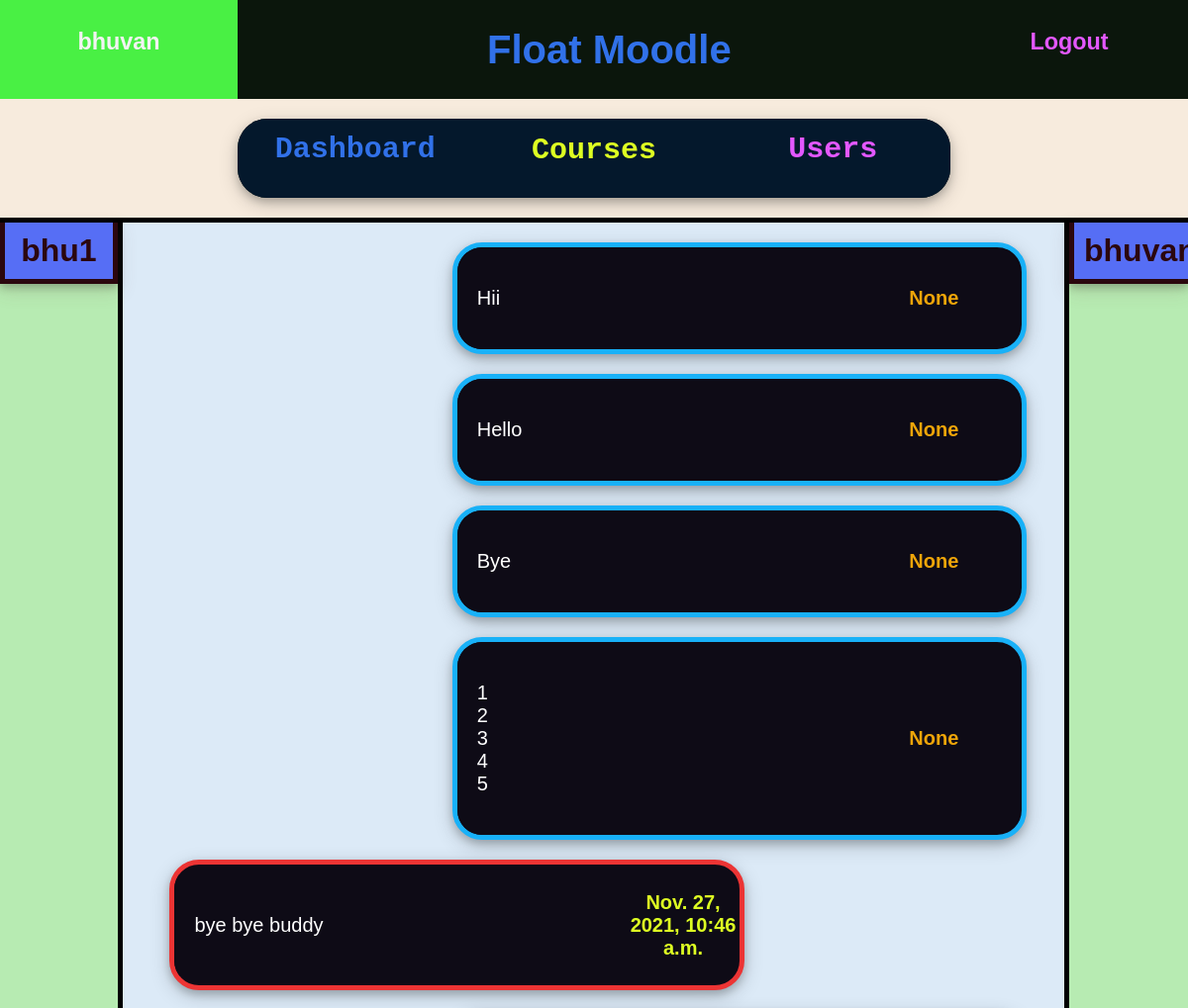
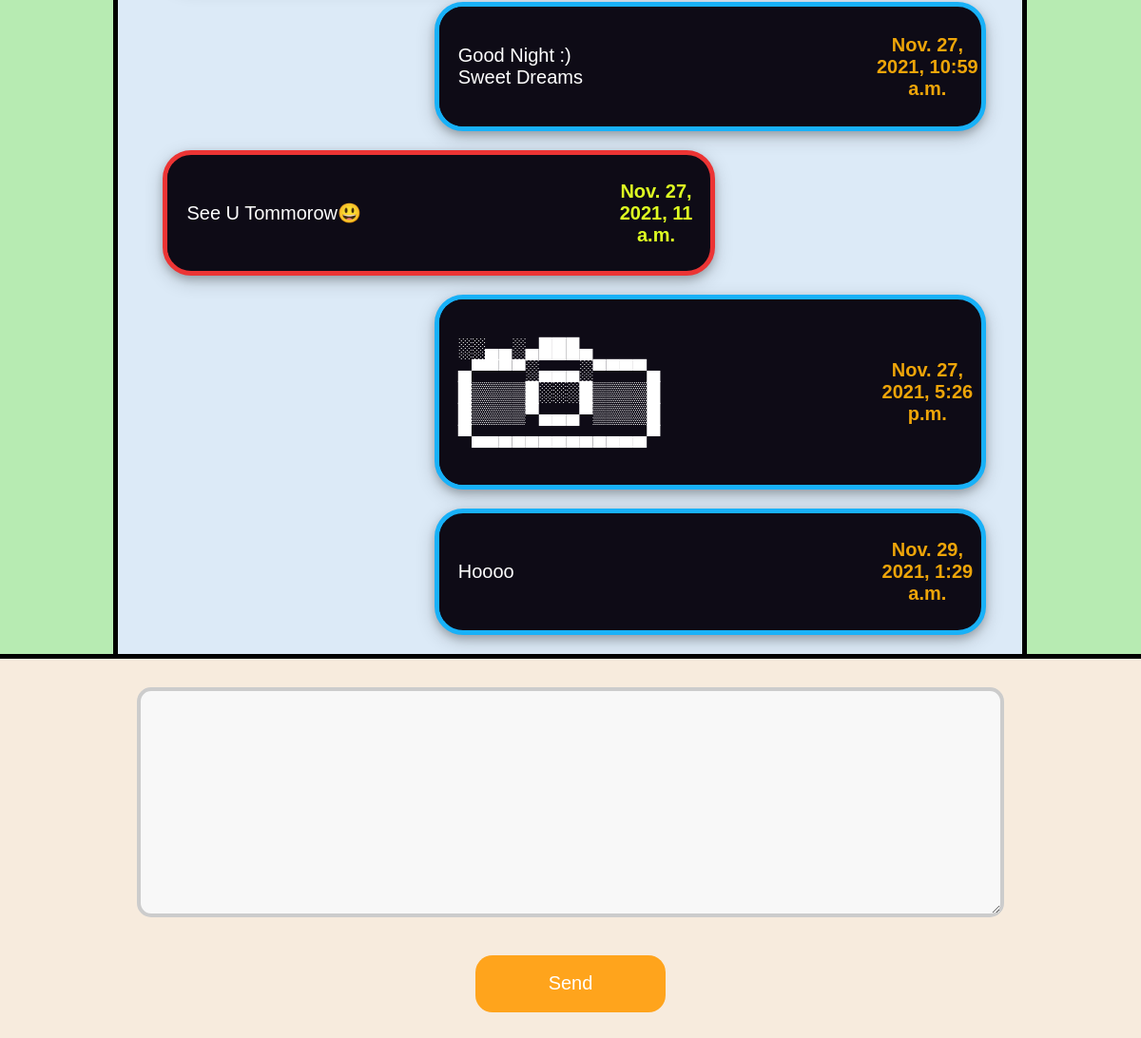
Page /chat/2/2/ (signed in) on the committed database (2 pictures, top to bottom).
### courses/models.py (models this page shows)
class DM(models.Model):
    user = models.ForeignKey(User,on_delete=models.CASCADE)
    message = models.CharField(max_length=500,default='**')
    time = models.DateTimeField(auto_now_add = True)
    chat = models.ForeignKey(Chat,on_delete=models.CASCADE)

### moodle/views.py (the view)
# urls.py: path('chat/<int:id1>/<int:id2>/',views.DirMsg,name = 'DM'),
def DirMsg(request,id1,id2):
	usr1 = request.user
	usr2 = User.objects.get(pk = id2)
	S1 = usr1.chats.all()
	S2 = usr2.chats.all()
	S = S1 & S2
	if len(S) == 0:
		C = Chat.objects.create()
		C.users.add(usr1)
		C.users.add(usr2)
		C.save()
	S1 = usr1.chats.all()
	S2 = usr2.chats.all()
	S = S1 & S2
	C = S[0]
	if request.method == 'POST':
		form = Messageform(request.POST)
		if form.is_valid():
			M = DM.objects.create(user = request.user,chat = C)
			M.message = form.cleaned_data['message']
			M.save()
			return redirect('DM',id1,id2)
	else:
		form = Messageform()
	args = {
		'form': form,
		'msgs': C.dm_set.all(),
		'user2': usr2,
	}
	return render(request,'accounts/DM.html',args)

### moodle/forms.py
class Messageform(forms.Form):
    message = forms.CharField(
        widget= forms.Textarea(
            attrs={'style': 'border-color: orange;' 'width: 80%;' 'height: 400px' 'padding: 12px 20px;' 'border: 4px solid #ccc;' 'border-radius: 15px;' 'background-color: #f8f8f8;' 'font-size: 20px;' 'font-family: Verdana, Geneva, Tahoma, sans-serif;' }
        ),
        label='Message',
        required=True,
        max_length=300
    )

### accounts/templates/accounts/DM.html (shortened to what this page needs)
{% extends 'base.html' %}
{% block content %}
<div class="Conth" style="height: 80px; width: 60%; align-self: center; margin: 20px 20%;  border-radius: 30px;     box-shadow: 0 4px 8px 0 rgba(0, 0, 0, 0.2), 0 6px 20px 0 rgba(0, 0, 0, 0.19);">
    <a href="{% url 'dashboard' %}" class="Conth hov2 ContL" style="width: 33%; height: 100%; display: block; text-decoration: none; ">
        <h2 style="margin-left: 0%; margin-top: 6%;">Dashboard</h2>
    </a>
    <a href="{% url 'CourseHome' %}" class="Conth hov1 ContL" style="width: 34%; height: 100%; display: block; text-decoration: none; ">
    <h2 style="margin-left: 0%; margin-top: 6%;">Courses</h2>
    </a>
    <a href="{% url 'chat' %}" class="Conth hov3 ContL" style="width: 33%; height: 100%; display: block; text-decoration: none; ">
      <h2 style="margin-left: 0%; margin-top: 6%;">Users</h2>
    </a>
</div>
<div class="Cbox" style="height: fit-content; width: 100%; border-width: 5px 0px; display: flex; background-color: rgb(220, 234, 247);">
  <div class="Cbox" style="width: 10%; height: auto; border-right-width: 5px ; background-color: rgb(183, 235, 178);">
    <div class="sideheadfont hov5" style="color: rgb(43, 7, 14); padding: 10px; border-width: 0px 5px 5px 5px;">
      <h1 style="margin: 0px;">{{ user2.username }}</h1>
    </div>
  </div>
  <div class="Cbox" style="width: 80%; height: auto; ">
    {% for msg in msgs %}
        {% if msg.user.username == user.username %}
            <div class="Conth hov13" style="height: fit-content; width: 60%; align-self: center; margin: 20px 5% 20px 35%;  border-radius: 30px;   border: 5px solid rgb(24, 177, 248);  box-shadow: 0 4px 8px 0 rgba(0, 0, 0, 0.2), 0 6px 20px 0 rgba(0, 0, 0, 0.19);">
              <div class="Conth hov13" style="width: 80%; height: 100%;">
                <div class="msg">
                  <p>{{ msg.message|linebreaks }}</p>
                  </div>
              </div>
              <div class="Conth hov14" style="width: 20%; height: auto;">
                <h4>        {{ msg.time }}</h4>
              </div>
            </div>
        {% else %}
            <div class="Conth hov15" style="height: fit-content; width: 60%; align-self: center; margin: 20px 35% 20px 5%;  border-radius: 30px;   border: 5px solid rgb(236, 52, 52);  box-shadow: 0 4px 8px 0 rgba(0, 0, 0, 0.2), 0 6px 20px 0 rgba(0, 0, 0, 0.19);">
              <div class="Conth hov15" style="width: 80%; height: 100%;">
                <div class="msg">
                  <p>{{ msg.message|linebreaks }}</p>
                  </div>
              </div>
              <div class="Conth hov16" style="width: 20%; height: auto;">
                <h4>        {{ msg.time }}</h4>
              </div>
            </div>
        {% endif %}
    {% endfor %}
  </div>
  <div class="Cbox" style="width: 10%; height: auto; border-left-width: 5px ; background-color: rgb(183, 235, 178);">
    <div class="sideheadfont hov5" style="color: rgb(43, 7, 14); padding: 10px; border-width: 0px 0px 5px 5px;">
      <h1 style="margin: 0px;">{{ user.username }}</h1>
    </div>
  </div>
</div>
<form method="post">
  {% for field in form %}
    <div style="text-align: center; margin: 30px;">
      {{field}}
    </div>
  {% endfor %}
  <div style="text-align: center; margin: 30px;">
    <button type="submit" class="B1 button4" style="text-align: center;">Send</button>
  </div>
</form>
{% endblock %}

### accounts/templates/base.html (shortened to what this page needs)
{% load static %}
<link rel="stylesheet" type="text/css" href="{% static 'accounts/style.css' %}">
<!DOCTYPE html>
<html>
<head>
</head>
<body>
    {% if user.is_authenticated %}
      <div class="Conth" style="height: 100px;">
        <a href="{% url 'dashboard' %}" class="Conth hov1" style="width: 20%; height: 100%; display: block; text-decoration: none; ">
          <h3 style="margin-left: 0%; margin-top: 12%;">{{ user.username }}</h3>
        </a>
        <div class="Conth hov2" style="width: 60%; height: 100%;">
          <h1 style="margin-left: 35%;">Float Moodle</h1>
        </div>
        <a href="{% url 'logout' %}" class="Conth hov3" style="width: 20%; height: 100%; display: block; text-decoration: none; ">
          <h3 style="margin-left: 0%; margin-top: 12%;">Logout</h3>
        </a>
      </div>
    {% endif %}
    {% block content %}
    {% endblock %}
</body>
</html>

### accounts/static/accounts/style.css (style rules this page uses)
.B1 { background-color: rgb(222, 255, 34); border: 2px solid black; color: rgb(38, 99, 231); padding: 8px 15px; text-align: center; display: inline-block; font-size: 20px; margin: 10px 30px; cursor: pointer; text-decoration:none; transition-duration: 0.4s; border-radius: 15px; }
.button4 { position: relative; display: inline-block; width: 200px; height: 60px; border-radius: 18px; background-color: #ffa41c; border: solid 1px transparent; color: #fff; font-size: 20px; font-weight: 300; cursor: pointer; transition: all .1s ease-in-out; }
body { margin: 0px; background-color: #f7ebdd; }
.Conth { border-style: solid ; border-width: 0px ; background-color: #0b160c; color: rgb(49, 113, 233); font-family: Verdana, Geneva, Tahoma, sans-serif; font-size: 20px; font-weight: 50; display: flex; text-align: center; align-items: center; position: relative; overflow: hidden; padding: 0px; }
.contL { background-color: #04182c; font-family:'Courier New', Courier, monospace; }
.hov1 { color: rgb(222, 255, 34); }
.hov3 { color: #e358ff; }
.Cbox { border-style: solid ; border-width: 0px ; border-color: black; }
.sideheadfont { font-family: Verdana, Geneva, Tahoma, sans-serif; text-align: center; margin: 0px; border: 0px; border-style: solid; background-color: #566ef5; box-shadow: 0 4px 8px 0 rgba(0, 0, 0, 0.2), 0 6px 20px 0 rgba(119, 77, 77, 0.19); }
.hov5 { color: #15031a; background-color: #566ef5; }
.msg { color: rgb(255, 255, 255); text-align: left; font-family: Verdana, Geneva, Tahoma, sans-serif; font-weight: 50; font-size: 20px; padding: 10px; margin: 10px ; width: auto; font-style: normal; }
.hov13 { background-color:#0E0B16; color: #12eb86; }
.hov14 { background-color: transparent; color: #eea509; }
.hov15 { background-color:#0E0B16; color: #12eb86; }
.hov16 { background-color: transparent; color: rgb(222, 255, 34); }

### rows in the picture
DM: message "Hii", time "None"
DM: message "Hello", time "None"
DM: message "Bye", time "None"
DM: message "1 2 3 4 5", time "None"
DM: message "bye bye buddy", time "Nov. 27, 2021, 10:46 a.m."
DM: message "Good Night :) Sweet Dreams", time "Nov. 27, 2021, 10:59 a.m."
DM: message "See U Tommorow😃", time "Nov. 27, 2021, 11 a.m."
DM: message "░░▄▄░▄███▄ ▄▀▀▀▀░▄▄▄░▀▀▀▀▄ █▒▒▒▒█░░░█▒▒▒▒█ █▒▒▒▒▀▄▄▄▀▒▒▒▒█ ▀▄▄▄▄▄▄▄▄▄▄▄▄▄▀", time "Nov. 27, 2021, 5:26 p.m."
DM: message "Hoooo", time "Nov. 29, 2021, 1:29 a.m."

### other values in the picture
{{ user.username }} "bhuvan"
{{ user2.username }} "bhu1"
